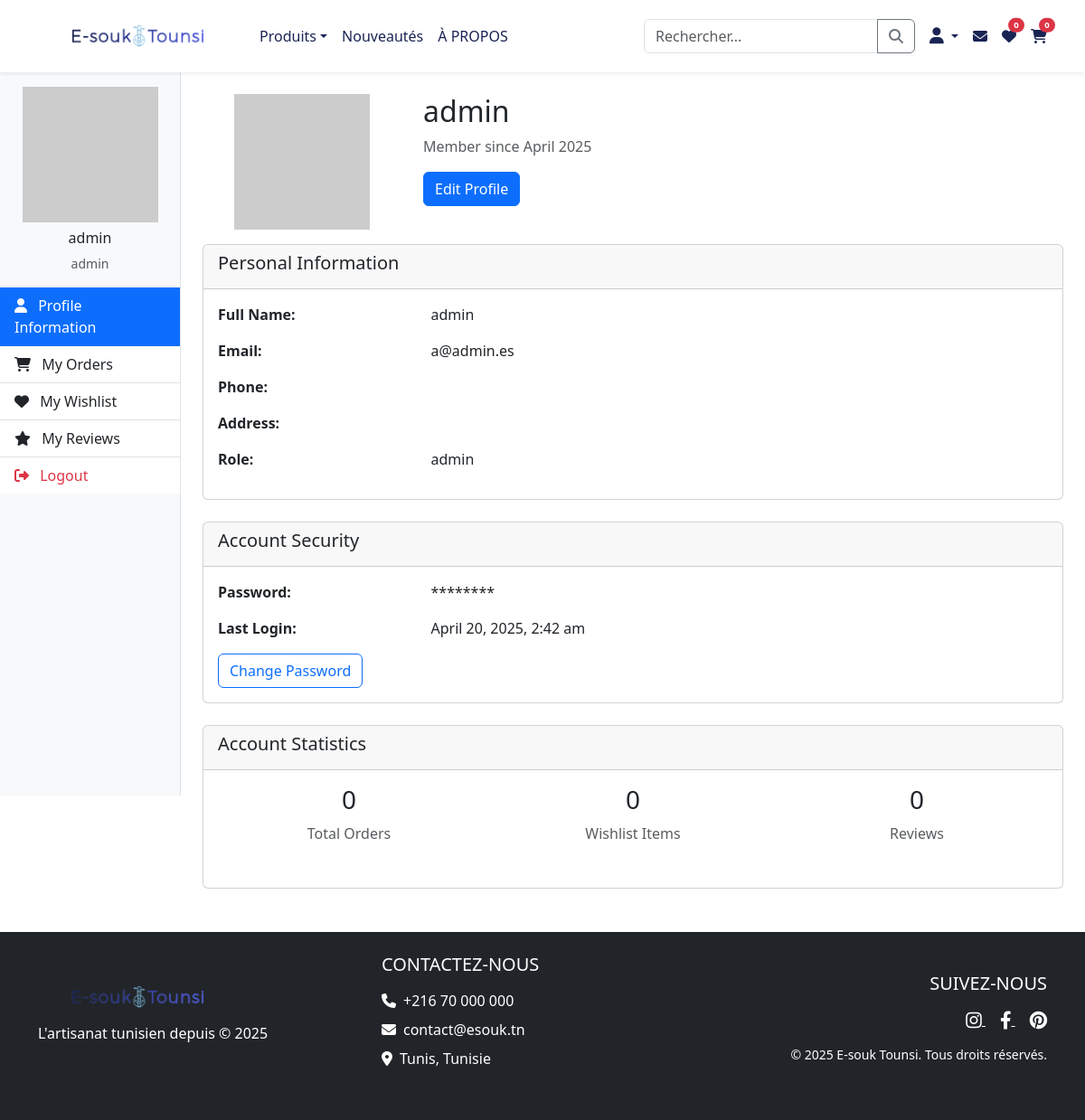
The app's page /profile.php (signed in) with its own data.
### tables this page shows
CREATE TABLE `user` (
  `id_user` int NOT NULL AUTO_INCREMENT,
  `name` varchar(100) NOT NULL,
  `email` varchar(100) NOT NULL,
  `password` varchar(255) NOT NULL,
  `role` enum('admin','customer') NOT NULL DEFAULT 'customer',
  `address` varchar(255) DEFAULT NULL,
  `phone` varchar(20) DEFAULT NULL,
  `created_at` datetime DEFAULT CURRENT_TIMESTAMP,
  PRIMARY KEY (`id_user`),
  UNIQUE KEY `email` (`email`)
);

### profile.php (the view, shortened to what this page needs)
<?php
$db = Database::getInstance();
$user_id = $_SESSION['user_id'];
$stmt = $db->prepare("SELECT * FROM user WHERE id_user = ?");
$stmt->execute([$user_id]);
$user = $stmt->fetch(PDO::FETCH_ASSOC);
?>
<!DOCTYPE html>
<html lang="en">
<head>
    <link href="https://cdn.jsdelivr.net/npm/bootstrap@5.3.0/dist/css/bootstrap.min.css" rel="stylesheet" />
    <link rel="stylesheet" href="https://cdnjs.cloudflare.com/ajax/libs/font-awesome/6.4.0/css/all.min.css" />
    <link rel="stylesheet" href="./assets/css/styles.css" />
</head>
<body>
    <?php include './assets/templates/navbar.php'; ?>
    <div class="container-fluid">
        <div class="row">
            <div class="col-md-3 col-lg-2 sidebar p-0">
                <div class="bg-light border-end vh-100 py-3">
                    <div class="profile-sidebar">
                        <div class="text-center mb-3">
                            <img src="https://placehold.co/150x150" alt="Profile Picture" class="avatar-small mb-2">
                            <h6><?php echo htmlspecialchars($user['name']); ?></h6>
                            <p class="text-muted small"><?php echo htmlspecialchars($user['role']); ?></p>
                        </div>
                        <div class="list-group list-group-flush">
                            <a href="profile.php" class="list-group-item list-group-item-action active">
                                <i class="fas fa-user me-2"></i> Profile Information
                            </a>
                            <a href="orders.php" class="list-group-item list-group-item-action">
                                <i class="fas fa-shopping-cart me-2"></i> My Orders
                            </a>
                            <a href="wishlist.php" class="list-group-item list-group-item-action">
                                <i class="fas fa-heart me-2"></i> My Wishlist
                            </a>
                            <a href="reviews.php" class="list-group-item list-group-item-action">
                                <i class="fas fa-star me-2"></i> My Reviews
                            </a>
                            <a href="logout.php" class="list-group-item list-group-item-action text-danger">
                                <i class="fas fa-sign-out-alt me-2"></i> Logout
                            </a>
                        </div>
                    </div>
                </div>
            </div>
            <div class="col-md-9 col-lg-10 p-4">
                <div class="profile-header">
                    <div class="row">
                        <div class="col-md-3 text-center">
                            <img src="https://placehold.co/150x150" alt="Profile Picture" class="avatar mb-3">
                        </div>
                        <div class="col-md-9">
                            <h2><?php echo htmlspecialchars($user['name']); ?></h2>
                            <p class="text-muted">Member since <?php echo date('F Y', strtotime($user['created_at'])); ?></p>
                            <div class="mt-3">
                                <a href="#" class="btn btn-primary">Edit Profile</a>
                            </div>
                        </div>
                    </div>
                </div>
                <div class="row">
                    <div class="col-md-12">
                        <div class="card mb-4">
                            <div class="card-header">
                                <h5>Personal Information</h5>
                            </div>
                            <div class="card-body">
                                <div class="row mb-3">
                                    <div class="col-md-3 fw-bold">Full Name:</div>
                                    <div class="col-md-9"><?php echo htmlspecialchars($user['name']); ?></div>
                                </div>
                                <div class="row mb-3">
                                    <div class="col-md-3 fw-bold">Email:</div>
                                    <div class="col-md-9"><?php echo htmlspecialchars($user['email']); ?></div>
                                </div>
                                <div class="row mb-3">
                                    <div class="col-md-3 fw-bold">Phone:</div>
                                    <div class="col-md-9"><?php echo htmlspecialchars($user['phone']); ?></div>
                                </div>
                                <div class="row mb-3">
                                    <div class="col-md-3 fw-bold">Address:</div>
                                    <div class="col-md-9"><?php echo htmlspecialchars($user['address']); ?></div>
                                </div>
                                <div class="row mb-3">
                                    <div class="col-md-3 fw-bold">Role:</div>
                                    <div class="col-md-9"><?php echo htmlspecialchars($user['role']); ?></div>
                                </div>
                            </div>
                        </div>
                        <div class="card mb-4">
                            <div class="card-header">
                                <h5>Account Security</h5>
                            </div>
                            <div class="card-body">
                                <div class="row mb-3">
                                    <div class="col-md-3 fw-bold">Password:</div>
                                    <div class="col-md-9">********</div>
                                </div>
                                <div class="row mb-3">
                                    <div class="col-md-3 fw-bold">Last Login:</div>
                                    <div class="col-md-9"><?php echo date('F j, Y, g:i a'); ?></div>
                                </div>
                                <div class="mt-3">
                                    <a href="change-password.php" class="btn btn-outline-primary">Change Password</a>
                                </div>
                            </div>
                        </div>
                        <div class="card mb-4">
                            <div class="card-header">
                                <h5>Account Statistics</h5>
                            </div>
                            <div class="card-body">
                                <div class="row text-center">
                                    <div class="col-md-4 mb-3">
                                        <h3>0</h3>
                                        <p class="text-muted">Total Orders</p>
                                    </div>
                                    <div class="col-md-4 mb-3">
                                        <h3>0</h3>
                                        <p class="text-muted">Wishlist Items</p>
                                    </div>
                                    <div class="col-md-4 mb-3">
                                        <h3>0</h3>
                                        <p class="text-muted">Reviews</p>
                                    </div>
                                </div>
                            </div>
                        </div>
                    </div>
                </div>
            </div>
        </div>
    </div>
    <?php include './assets/templates/footer.php'; ?>
</body>
</html>

### assets/css/styles.css (style rules this page uses)
:root { --color-white: #fcfcfc; --color-dark: #1a2454; --color-medium: #2b3684; --color-primary: #3c48b5; --color-accent: #4d5ae6; --color-shadow: rgba(26, 36, 84, 0.1); }

### records on screen
user: name "admin", role "admin", created_at "April 2025", email "a@admin.es"

### other values on screen
$wishlist_count "0"
